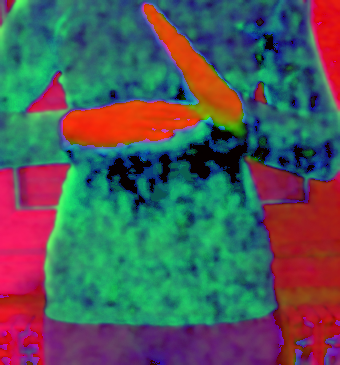
#> input picture test_video/frames/hsv_147.png, 340 x 365 px, given in place of test_1.avi, which was not available
$ jupyter execute --allow-errors 'Live video.ipynb'
#> lines starting #> are read from the running program, lines starting #| are printed output that depends on the picture; after the words box and inside, x2 and y2 are one past the last pixel; in counts of white or black regions, pixels touching at a corner belong together; pictures that were not available may be replaced by others from this repository, and a replacement may not be noted
[cell 1]
from keras.models import load_model

[cell 2]
import cv2

[cell 3]
import numpy as np
from collections import deque

[cell 4]
x=160
y=25
h=370
w=345
clr = (0, 255, 0)
brd = 2

y_0 = y+brd
y_1 = y+h-brd-1
x_0 = x+brd
x_1 = x+w-brd-1

IMG_ROWS = 48
IMG_COLS = 48

[cell 5]
classes_dict = {
    0: "book",
    1: "film",
    2: "show",
    3: "geo",
    4: "phrase",
    5: "series",
    6: "one",
    7: "two",
    8: "three",
    9: "four",
    10: "five",
    11: "six",
    12: "seven",
    13: "eight",
    14: "nine",
    15: "ten"
}

[cell 6]
test_count = 0

[cell 7]
THE_CHOSEN_MODEL = "models/Charades-CNN-48x3-ThreeDropout-0.1-0.2-0.3-Kernel-5x5-Batch-32-l1-0x001"

#> (a cell that did not finish here is left out)

[cell 9]
# [35 lines left out: function preprocess, not called in this run]

[cell 10]
# [11 lines left out: function charades, not called in this run]

[cell 11]
# load images from camera

# broj testnog snimka
test_count += 1

cam = cv2.VideoCapture("test_video/test_1.avi")
#cam = cv2.VideoCapture(0)


cv2.namedWindow("Play charades!")

# odlike video snimka
cam_width  = int(cam.get(cv2.CAP_PROP_FRAME_WIDTH))
cam_height = int(cam.get(cv2.CAP_PROP_FRAME_HEIGHT))
frame_rate = int(cam.get(cv2.CAP_PROP_FPS))
# double it -> pretpostavka da pokret traje oko 2 sekunde (najbolje se pokazalo)
N_frames = frame_rate * 2

# definisanje VideoWriter-a
#fourcc = cv2.VideoWriter_fourcc(*'XVID')
#out = cv2.VideoWriter('test_video/test_' + str(test_count) + '.avi',fourcc, frame_rate, (cam_width, cam_height))

img_count = 0
charades_class = ""

current_action_deque = deque(maxlen=N_frames)

while True:
    ret, frame = cam.read()
#> frame is the input picture: shape (365, 340, 3); mean B, G, R 88.8, 88.9, 79.9
    if not ret:
        print("failed to grab frame")
        break

    # writing frame to video file
    #out.write(frame)

    cv2.rectangle(frame, (x,y), (x+w,y+h), clr, brd)
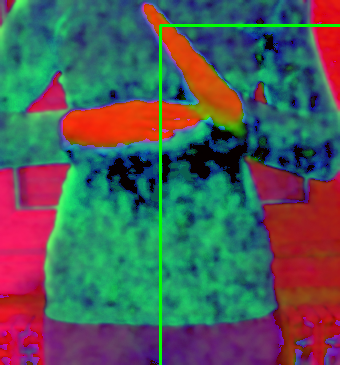
#> frame: shape (365, 340, 3); 1.25% of pixels changed, all inside (x1, y1, x2, y2) = (159, 24, 340, 365)

    frame = cv2.flip(frame, 1)
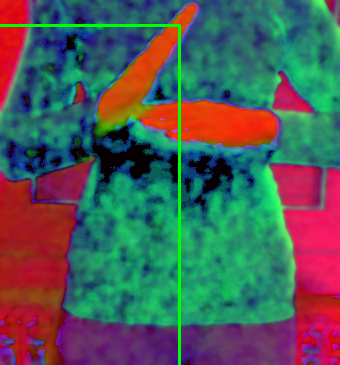
#> frame: shape (365, 340, 3); mean B, G, R 87.7, 90.9, 79

    cv2.putText(frame,
                "Let's play some charades",
                (120, 20),
                cv2.FONT_HERSHEY_SIMPLEX, 1,
                (0, 255, 255),
                1,
                cv2.LINE_AA)
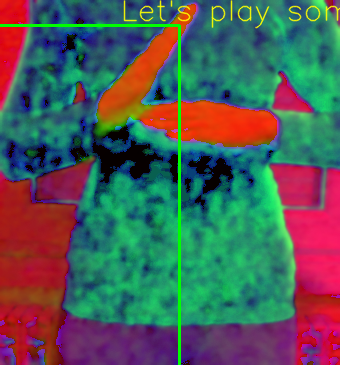
#> frame: shape (365, 340, 3); 1.02% of pixels changed, all inside (x1, y1, x2, y2) = (123, 0, 340, 29)

    k = cv2.waitKey(1)
#> (key Esc is pressed here)
    if k%256 == 27:
        # ESC pressed
        print("Escape hit, closing...")
        break

    img_count += 1
    charades_preds = charades(frame)
    # dodavanje najnovije predikcije u deque
    current_action_deque.append(charades_preds[0])

    # odredjivanje prosecne predikcije za prethodnih N frejmova (0.5 sekundi otprilike)
    mean_pred = np.array(current_action_deque).mean(axis=0)
    mean_pred_idx = np.argmax(mean_pred)
    charades_class = classes_dict[mean_pred_idx]
    print(charades_class)

    cv2.putText(frame,
            "Found: " + charades_class,
            (50, 430),
            cv2.FONT_HERSHEY_SIMPLEX, 1,
            (0, 255, 255),
            1,
            cv2.LINE_AA)

    cv2.imshow("Play charades!", frame)

cam.release()

cv2.destroyAllWindows()
